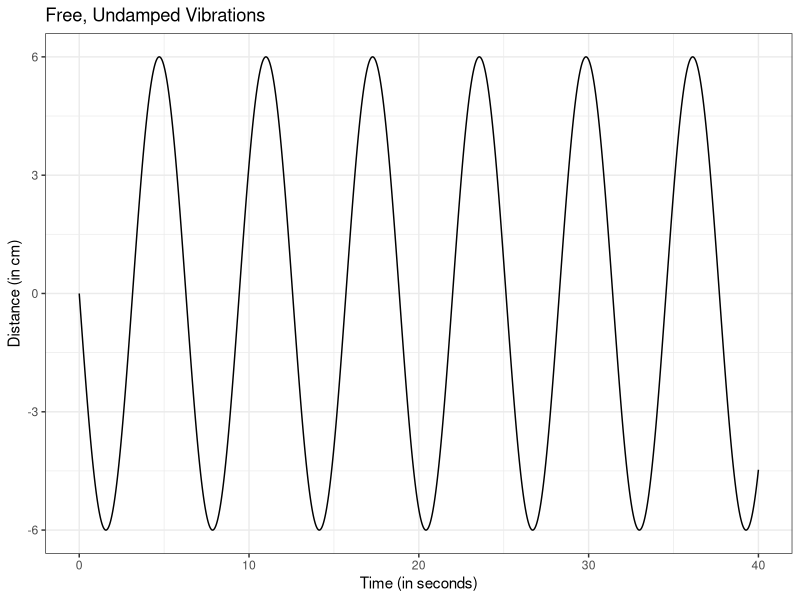
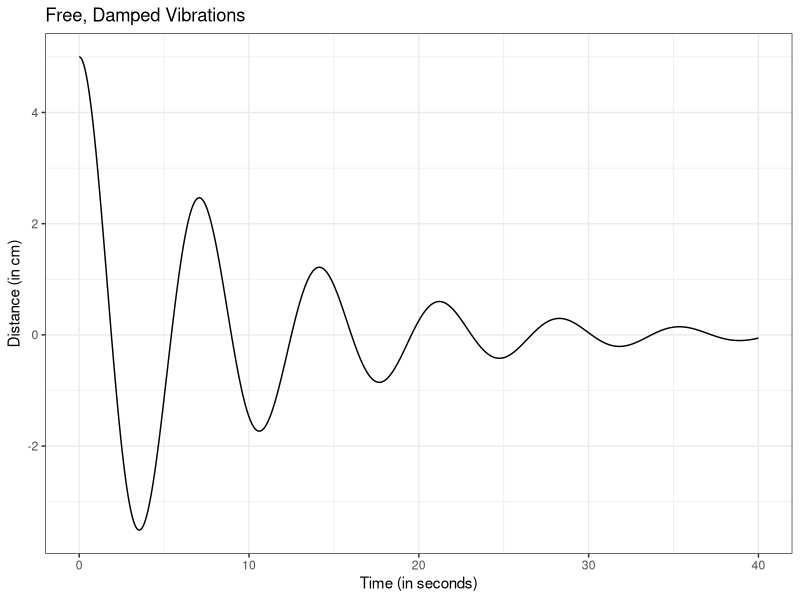
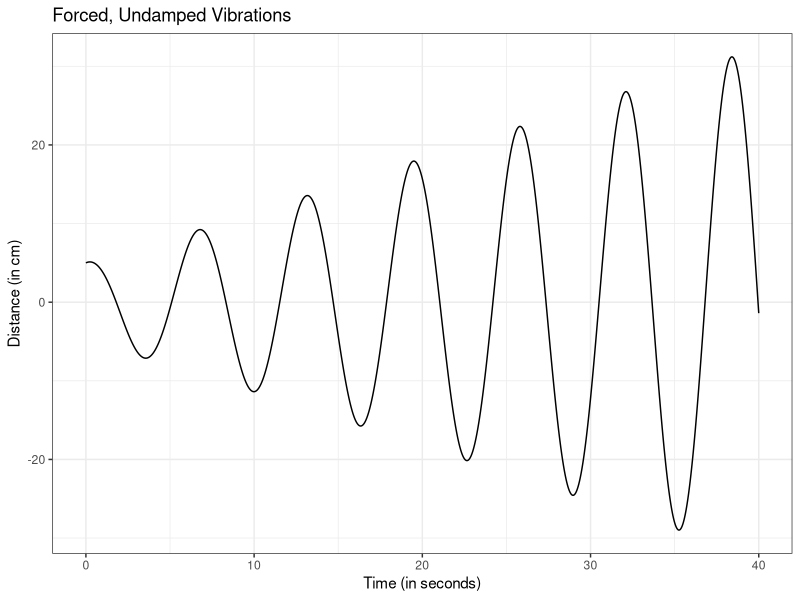
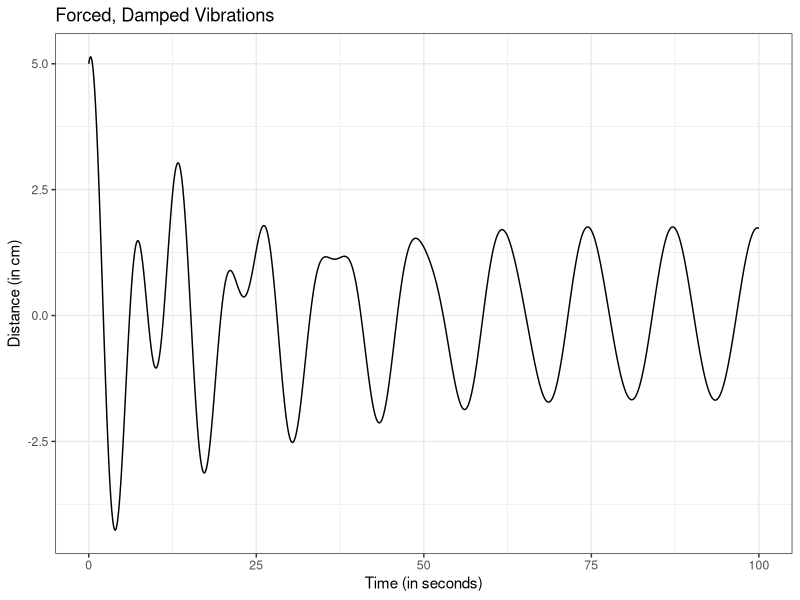

Reproduce these figures in R, in order.
## ---- chunk 1
knitr::opts_chunk$set(echo = TRUE)
## ---- chunk 2
library(deSolve)
library(ggplot2)
## ---- chunk 3

#Define the model parameters with k a the spring constant and m the mass
parameters = c(k = 1,m = 1)

#Define Model
Spring <- function(t, States, parameters) {
  with(as.list(c(States, parameters)),
       list(c(v,
              -(k/m)*y))
  )
}

#start with spring in position 0 and -6 velocity
States = c(y = 0, v = -6)

#Define a vector specifying the time intervals
times <- seq(0,40, by = 0.005)

#Run Model
result <- ode(y = States, times = times, func = Spring, parms = parameters)
## ---- chunk 4
result.df = as.data.frame(result)

ggplot(result.df, aes(time, y )) + geom_line() + theme_bw() + labs(title = "Free, Undamped Vibrations", x = "Time (in seconds)", y = "Distance (in cm)")
## ---- chunk 5

parameters = c(k = 1,m = 1, g = .2)

Spring <- function(t, States, parameters) {
  with(as.list(c(States, parameters)),
       list(c(v,
              -(k/m)*y) - (g/m)*v)
  )
}

#start with spring in position 5 and zero velocity
States = c(y = 5, v = 0)

times <- seq(0,40, by = 0.005)

damped <- ode(y = States, times = times, func = Spring, parms = parameters)
## ---- chunk 6
damped.df = as.data.frame(damped)

ggplot(damped.df, aes(time, y )) + geom_line() + theme_bw() + labs(title = "Free, Damped Vibrations", x = "Time (in seconds)", y = "Distance (in cm)")
## ---- chunk 7
parameters = c(k = 1,m = 1, g = 0, w = 1)

Spring <- function(t, States, parameters) {
  with(as.list(c(States, parameters)),
       list(c(v,
              -(k/m)*y) - (g/m)*v + cos(t*w))
  )
}

#start with spring in position 5 and zero velocity
States = c(y = 5, v = 0)

times <- seq(0,40, by = 0.005)

forced <- ode(y = States, times = times, func = Spring, parms = parameters)
## ---- chunk 8
forced.df = as.data.frame(forced)

ggplot(forced.df, aes(time, y )) + geom_line() + theme_bw() + labs(title = "Forced, Undamped Vibrations", x = "Time (in seconds)", y = "Distance (in cm)")
## ---- chunk 9
parameters = c(k = 1,m = 1, g = .1, w = .5)

Spring <- function(t, States, parameters) {
  with(as.list(c(States, parameters)),
       list(c(v,
              -(k/m)*y) - (g/m)*v + cos(t*w))
  )
}

#start with spring in position 5 and zero velocity
States = c(y = 5, v = 0)

times <- seq(0,100, by = 0.005)

forced_damp <- ode(y = States, times = times, func = Spring, parms = parameters)
## ---- chunk 10
forced_damp.df = as.data.frame(forced_damp)

ggplot(forced_damp.df, aes(time, y )) + geom_line() + theme_bw() + labs(title = "Forced, Damped Vibrations", x = "Time (in seconds)", y = "Distance (in cm)")
